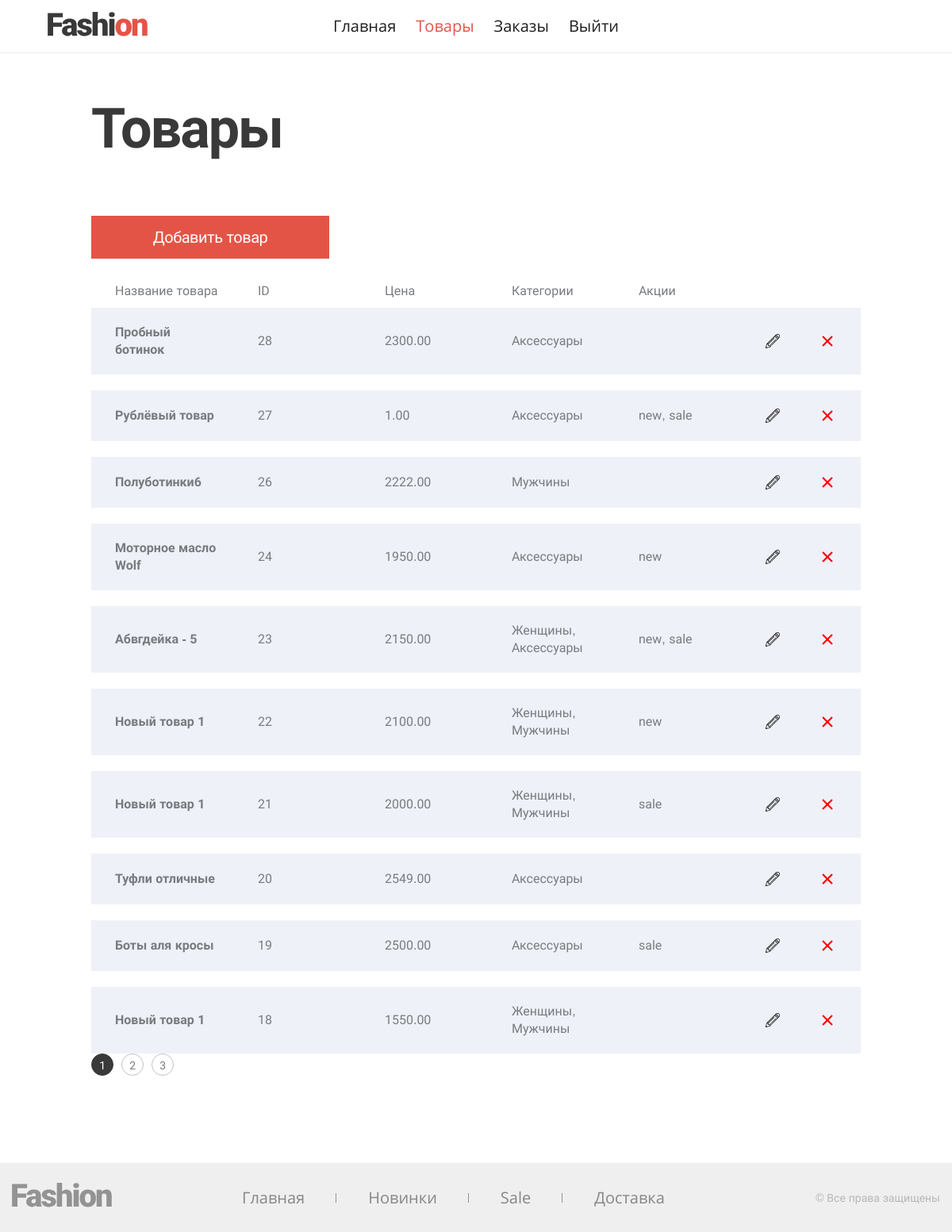
Page /admin/?category=products (signed in) on the committed database.
### tables this page shows
CREATE TABLE IF NOT EXISTS `menu_admin` (
  `id` int NOT NULL AUTO_INCREMENT,
  `title` varchar(255) NOT NULL DEFAULT '0',
  `name` varchar(255) NOT NULL DEFAULT '0',
  `path` varchar(255) NOT NULL DEFAULT '0',
  PRIMARY KEY (`id`)
);

CREATE TABLE IF NOT EXISTS `menu_admin_group` (
  `menu_admin_id` int NOT NULL,
  `group_id` int NOT NULL,
  PRIMARY KEY (`menu_admin_id`,`group_id`),
  KEY `FK__groups` (`group_id`),
  CONSTRAINT `FK__groups` FOREIGN KEY (`group_id`) REFERENCES `groups` (`id`),
  CONSTRAINT `FK__menu_admin` FOREIGN KEY (`menu_admin_id`) REFERENCES `menu_admin` (`id`)
);

CREATE TABLE IF NOT EXISTS `products` (
  `id` int NOT NULL AUTO_INCREMENT,
  `name` varchar(255) NOT NULL DEFAULT '0',
  `description` text,
  `price` decimal(12,2) NOT NULL DEFAULT '0.00',
  `image` varchar(255) NOT NULL DEFAULT '0',
  `active` tinyint NOT NULL DEFAULT '1',
  PRIMARY KEY (`id`)
);

CREATE TABLE IF NOT EXISTS `menu_shop` (
  `id` int NOT NULL AUTO_INCREMENT,
  `title` varchar(255) NOT NULL,
  `path` text NOT NULL,
  `name` varchar(50) NOT NULL,
  PRIMARY KEY (`id`)
);

### admin/index.php (called while the page is built, shortened)
<?php
require($_SERVER['DOCUMENT_ROOT'] . '/admin/modules/auth.php');
require($_SERVER['DOCUMENT_ROOT'] . '/templates/header.php');
require($_SERVER['DOCUMENT_ROOT'] . '/admin/templates/' . getAdminPage($menuHeader));
require($_SERVER['DOCUMENT_ROOT'] . '/templates/footer.php');

### modules/base/functions.php (called while the page is built, shortened)
<?php
function connectDb(): object
{
    static $mysqli = null;
    if (null === $mysqli) {
        include $_SERVER['DOCUMENT_ROOT'] . '/config.php';
        $mysqli = new mysqli($host, $user, $password, $database);
        $mysqli->set_charset("utf8mb4");
    }
    return $mysqli;
}
function getMenuInDB(string $menu): array
{
    $menu = connectDb()->real_escape_string($menu);
    $sql = "SELECT * FROM menu_" . $menu;
    if (!$result = connectDb()->query($sql)) {
        echo "Запрос в базу MySQL произашел с ошибкой";
        exit;
    }
    $array = [];
    while ($row = $result->fetch_assoc()) {
        $array[$row['id']] = $row;
    }
    return $array;
}
function isCurrentUrl(string $url): bool
{
    $urlPath = parse_url($_SERVER['REQUEST_URI'], PHP_URL_PATH);
    $urlQuery = parse_url($_SERVER['REQUEST_URI'], PHP_URL_QUERY);
    return $urlQuery ? $urlPath . '?' . $urlQuery == $url : $urlPath == $url;
}
function getStatusPage(int $page): string
{
    if ((!empty($_GET['page']) && (int)$_GET['page'] !== $page) || (empty($_GET['page']) && $page !== 1)) {
       return 'href="' . getQueryUrl('page', $page) . '"';
    }
    return '';
}
function getQueryUrl(string $type, int $id): string
{
   $urlPage = '?' . $type . '=';
   $urlQuery = parse_url($_SERVER['REQUEST_URI'], PHP_URL_QUERY);
   if ($urlQuery) {
       $urlPage = '&' . $type . '=';
   }
   return $_SERVER['REQUEST_URI'] . $urlPage . $id;
}
function getStartItemOnPage (int $allCount, int $quantityShow): int
{
    $startItem = 0;
    return $startItem;
}

### admin/modules/functions.php (called while the page is built, shortened)
<?php
function getAccessPagesByGroupID($data): array
{
    if (is_array($data)) {
        $sqlGroups = [];
        foreach ($data as $group) {
            $sqlGroups[] = "mag.group_id = " . connectDb()->real_escape_string($group['id']);
        }
        $sqlGroups[] = 'mag.group_id IS NULL';
        $sqlGroups = implode(" or ", $sqlGroups);
    } else {
        $sqlGroups = 'ma.id = ' . $data;
    }
    $sql = "SELECT * FROM menu_admin AS ma
            LEFT JOIN menu_admin_group AS mag ON mag.menu_admin_id = ma.id
            WHERE $sqlGroups";
    if (!$result = connectDb()->query($sql)) {
        echo "Запрос в базу MySQL произашел с ошибкой";
        exit;
    }
    $array = [];
    while ($row = $result->fetch_assoc()) {
        $array[$row['id']] = $row;
    }
    return $array;
}
function getProductsInDB(string $startItem, string $limit = '10'): array
{
    $category = getCategoryByProductInDB();
    $promo = getPromoByProductInDB();
    $sql = "SELECT * FROM `products`
            WHERE `active` = '1' ORDER BY `id` DESC LIMIT $startItem, $limit";
    if (!$result = connectDb()->query($sql)) {
        echo "Запрос в базу MySQL произашел с ошибкой - products";
        exit;
    }
    $array = [];
    while ($row = $result->fetch_assoc()) {
        $array[$row['id']] = $row;
        $array[$row['id']]['category'] = $category[$row['id']]['category'] ;
        $array[$row['id']]['promo'] = $promo[$row['id']]['promo'];
    }
    return $array;
}
function getCountRowTableInDB(string $table, string $where = ''): int
{
    if ($where) {
        $where = " WHERE $where";
    }
    $sql = "SELECT COUNT(*) AS count FROM `$table`$where";
    if (!$result = connectDb()->query($sql)) {
        echo "Запрос в базу MySQL произашел с ошибкой 7";
        exit;
    }
    return (int)$result->fetch_object()->count;
}
function getCategoryByProductInDB(): array
{
    $sql = "SELECT p.id, GROUP_CONCAT(c.name SEPARATOR ', ') AS category FROM products AS p
            LEFT JOIN category_product AS cp ON cp.product_id = p.id
            LEFT JOIN categories AS c ON c.id = cp.category_id
            GROUP BY p.id";
    if (!$result = connectDb()->query($sql)) {
        echo "Запрос в базу MySQL произашел с ошибкой";
        exit;
    }
    $array = [];
    while ($row = $result->fetch_assoc()) {
        $array[$row['id']] = $row;
    }
    return $array;
}
function getPromoByProductInDB(): array
{
    $sql = "SELECT p.id, GROUP_CONCAT(pro.name SEPARATOR ', ') AS promo FROM products AS p
            LEFT JOIN promotion_product AS pp ON pp.product_id = p.id
            LEFT JOIN promotions AS pro ON pro.id = pp.promotion_id
            GROUP BY p.id";
    if (!$result = connectDb()->query($sql)) {
        echo "Запрос в базу MySQL произашел с ошибкой";
        exit;
    }
    $array = [];
    while ($row = $result->fetch_assoc()) {
        $array[$row['id']] = $row;
    }
    return $array;
}

### admin/modules/auth.php (called while the page is built, shortened)
<?php
require($_SERVER['DOCUMENT_ROOT'] . '/admin/modules/functions.php');
$quantityProducts = 10;
$menuFooter = getMenuInDB('shop');
if (!empty($_SESSION['isAuth'])) {
    if (isset($_GET['category']) && $_GET['category'] === 'products') {
        if (!isset($_GET['add'])) {
            $countProducts = getCountRowTableInDB('products', "`active` = '1'");
            $quantityPages = ceil($countProducts / $quantityProducts);
            $pageStartItem = getStartItemOnPage($countProducts, $quantityProducts);
            $productsShop = getProductsInDB($pageStartItem, $quantityProducts);
        } else {
            $categories = getAllCategoriesInDB();
            $promos = getAllPromotionsInDB();
            if (!empty($_GET['change-id'])) {
                $productChange = getProductInDB($_GET['change-id'], $categories, $promos);
            }
        }
    }
}
$menuHeader = !empty($_SESSION['isAuth']) ? getAccessPagesByGroupID($_SESSION['groups'] ?? []) : getAccessPagesByGroupID(1);

### admin/templates/products.php (the view, shortened to what this page needs)
<?php if (!isset($_GET['add'])) { ?>
  <main class="page-products">
    <h1 class="h h--1">Товары</h1>
    <a class="page-products__button button" href="/admin/?category=products&add">Добавить товар</a>
    <div class="page-products__header">
      <span class="page-products__header-field">Название товара</span>
      <span class="page-products__header-field">ID</span>
      <span class="page-products__header-field">Цена</span>
      <span class="page-products__header-field">Категории</span>
      <span class="page-products__header-field">Акции</span>
    </div>
    <ul class="page-products__list">
    <?php foreach ($productsShop as $id => $product): ?>
      <li class="product-item page-products__item">
        <b class="product-item__name"><?= $product['name'] ?></b>
        <span class="product-item__field product-item__field--id"><?= $id ?></span>
        <span class="product-item__field"><?= $product['price'] ?></span>
        <span class="product-item__field"><?= $product['category'] ?></span>
        <span class="product-item__field"><?= $product['promo'] ?></span>
        <a href="/admin/?category=products&add&change-id=<?= $id ?>" class="product-item__edit" aria-label="Редактировать"></a>
        <button class="product-item__delete" aria-label="Удалить"></button>
      </li>
    <?php endforeach ?>
    </ul>
    <ul class="shop__paginator paginator">
      <?php for ($i = 1; $i <= $quantityPages; $i++): ?>
          <li>
            <a class="paginator__item" <?= getStatusPage($i) ?>><?= $i ?></a>
          </li>
      <?php endfor ?>
    </ul>
  </main>
<?php } ?>

### templates/header.php (shortened to what this page needs)
<!DOCTYPE html>
<html lang="ru">
<head>
  <link rel="stylesheet" href="/css/style.css">
</head>
<body>
<header class="page-header">
  <a class="page-header__logo" href="/">
    <img src="/img/logo.svg" alt="Fashion">
  </a>
  <nav class="page-header__menu">
    <ul class="main-menu main-menu--header">
      <?php foreach ($menuHeader as $key => $item): ?>
        <li>
          <a class="main-menu__item <?= isCurrentUrl($item['path']) ? 'active' : ''; ?>" href="<?= $item['path'] ?>">
            <?= $item['title'] ?>
          </a>
        </li>
      <?php endforeach ?>
    </ul>
  </nav>
</header>

### templates/footer.php
<footer class="page-footer">
  <div class="container">
    <a class="page-footer__logo" href="#">
      <img src="/img/logo--footer.svg" alt="Fashion">
    </a>
    <nav class="page-footer__menu">
      <ul class="main-menu main-menu--footer">
        <?php foreach ($menuFooter as $key => $item): ?>
          <li>
            <a class="main-menu__item <?= isCurrentUrl($item['path']) ? 'active' : ''; ?>" href="<?= $item['path'] ?>">
              <?= $item['title'] ?>
            </a>
          </li>
        <?php endforeach ?>
      </ul>
    </nav>
    <address class="page-footer__copyright">
      © Все права защищены
    </address>
  </div>
</footer>
</body>
</html>

### css/style.css (style rules this page uses)
html { box-sizing: border-box; }
img { max-width: 100%; height: auto; }
body { display: flex; flex-direction: column; margin: 0 auto; min-width: 1200px; min-height: 100vh; font: 16px/22px 'Roboto', sans-serif; color: #787b7f; }
a { text-decoration: none; }
.container { margin: 0 auto; padding: 0 15px; width: 1200px; }
.h { margin-top: 0; font-family: 'Roboto', sans-serif; color: #393939; }
.h--1 { margin-bottom: 70px; font-size: 70px; line-height: 80px; letter-spacing: -2px; }
.button { border: 0; padding: 0; font: inherit; background-color: transparent; display: inline-block; width: 300px; padding: 0 40px; font: 20px/54px 'Roboto', sans-serif; letter-spacing: -0.5px; color: #fff; background-color: #e45446; text-align: center; cursor: pointer; }
.page-header { position: relative; padding: 20px 60px; display: flex; justify-content: center; border-bottom: 1px solid #ebebeb; }
.page-header__logo { position: absolute; top: 15px; left: 60px; width: 150px; }
.main-menu { margin: 0; padding: 0; list-style: none; display: flex; font: 20px/26px 'Open Sans', sans-serif; }
.main-menu__item { color: #1f1f1f; transition: all 300ms; }
.main-menu__item.active { color: #e45446; cursor: default; }
.main-menu--header li:not(:last-child) { margin-right: 25px; }
.main-menu--footer li { position: relative; }
.main-menu--footer li:not(:last-child)::after { content: ''; position: absolute; top: 50%; -webkit-transform: translateY(-50%); transform: translateY(-50%); right: 0; width: 1px; height: 12px; background-color: rgba(57, 57, 57, 0.5); }
.main-menu--footer .main-menu__item { padding: 0 40px; color: rgba(31, 31, 31, 0.5); }
.paginator { margin: 0; padding: 0; list-style: none; display: flex; }
.paginator li:not(:last-child) { margin-right: 10px; }
.paginator__item { display: inline-block; width: 28px; height: 28px; font-size: 14px; line-height: 28px; letter-spacing: -0.5px; text-align: center; border-radius: 50%; border: 1px solid #393939; transition: all 300ms; }
.paginator__item[href] { border-color: #c2c2c2; color: #787b7f; }
.paginator__item:not([href]) { color: #fff; background-color: #393939; cursor: default; }
.page-footer { padding-top: 25px; padding-bottom: 25px; background-color: #efefef; }
.page-footer .container { display: flex; align-items: center; }
.page-footer__logo { width: 150px; margin-right: 100px; }
.page-footer__copyright { margin-left: auto; font-size: 14px; line-height: 18px; color: rgba(127, 127, 127, 0.5); font-style: normal; }
.page-products { flex-grow: 1; margin: 0 auto; padding-top: 55px; padding-bottom: 110px; width: 970px; }
.page-products__list { margin: 0; padding: 0; list-style: none; }
.page-products__item:not(:last-child) { margin-bottom: 20px; }
.page-products__header { display: flex; padding: 0 30px; margin-bottom: 10px; }
.page-products__header-field { display: inline-block; width: 130px; margin-right: 30px; }
.page-products__header-field:first-child { margin-right: 50px; }
.page-products__button { margin-bottom: 30px; }
.product-item { display: flex; align-items: center; padding: 20px 30px; background-color: #eff1f8; }
.product-item__name { width: 130px; margin-right: 50px; }
.product-item__field { width: 130px; margin-right: 30px; }
.product-item__delete { border: 0; padding: 0; font: inherit; background-color: transparent; margin-left: auto; width: 24px; height: 24px; background-size: contain; cursor: pointer; }
.product-item__edit { width: 18px; height: 18px; background-size: contain; }

### rows in the picture
menu_admin: title "Главная"
menu_admin_group: menu_admin.title "Товары"
menu_admin_group: menu_admin.title "Заказы"
menu_admin: title "Выйти"
products: name "Пробный ботинок", id "28", price "2300.00", category "Аксессуары"
products: name "Рублёвый товар", id "27", price "1.00", category "Аксессуары", promo "new, sale"
products: name "Полуботинки6", id "26", price "2222.00", category "Мужчины"
products: name "Моторное масло Wolf", id "24", price "1950.00", category "Аксессуары", promo "new"
products: name "Абвгдейка - 5", id "23", price "2150.00", category "Женщины, Аксессуары", promo "new, sale"
products: name "Новый товар 1", id "22", price "2100.00", category "Женщины, Мужчины", promo "new"
products: name "Новый товар 1", id "21", price "2000.00", category "Женщины, Мужчины", promo "sale"
products: name "Туфли отличные", id "20", price "2549.00", category "Аксессуары"
products: name "Боты аля кросы", id "19", price "2500.00", category "Аксессуары", promo "sale"
products: name "Новый товар 1", id "18", price "1550.00", category "Женщины, Мужчины"
menu_shop: title "Главная"
menu_shop: title "Новинки"
menu_shop: title "Sale"
menu_shop: title "Доставка"
